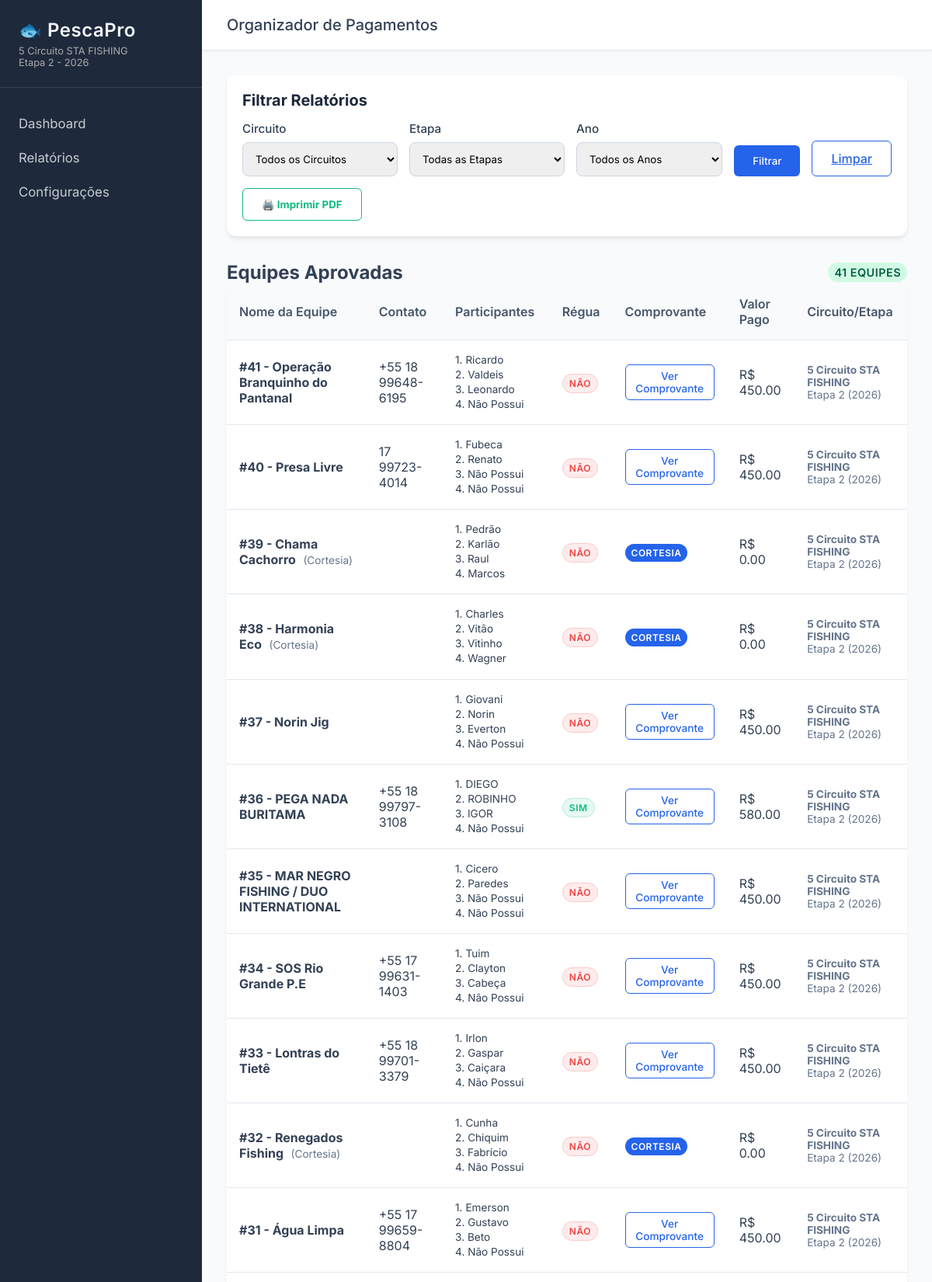
The app's page /results (upper part) with its own data.
### tables this page shows
CREATE TABLE settings (
            id INTEGER PRIMARY KEY CHECK (id = 1),
            circuit_name TEXT,
            stage_name TEXT
        , year TEXT DEFAULT '2026');

CREATE TABLE teams (
            id INTEGER PRIMARY KEY AUTOINCREMENT,
            name TEXT NOT NULL,
            contact TEXT,
            has_ruler BOOLEAN DEFAULT 0,
            payment_status TEXT DEFAULT 'Pendente',
            receipt_filename TEXT NOT NULL,
            created_at TIMESTAMP DEFAULT CURRENT_TIMESTAMP
        , participant1 TEXT, participant2 TEXT, participant3 TEXT, participant4 TEXT, circuit_name TEXT, stage_name TEXT, year TEXT, is_courtesy BOOLEAN DEFAULT 0, payment_amount REAL DEFAULT 0.0);

### app.py (the view)
@app.route('/results', methods=['GET'])
def results():
    conn = get_db()
    circuits = conn.execute('SELECT DISTINCT circuit_name FROM teams WHERE circuit_name IS NOT NULL').fetchall()
    stages = conn.execute('SELECT DISTINCT stage_name FROM teams WHERE stage_name IS NOT NULL').fetchall()
    years = conn.execute('SELECT DISTINCT year FROM teams WHERE year IS NOT NULL').fetchall()
    selected_circuit = request.args.get('circuit_name', '')
    selected_stage = request.args.get('stage_name', '')
    selected_year = request.args.get('year', '')
    query = "SELECT * FROM teams WHERE payment_status = 'Aprovado'"
    params = []
    if selected_circuit:
        query += " AND circuit_name = ?"
        params.append(selected_circuit)
    if selected_stage:
        query += " AND stage_name = ?"
        params.append(selected_stage)
    if selected_year:
        query += " AND year = ?"
        params.append(selected_year)
    query += " ORDER BY id DESC"
    teams = conn.execute(query, params).fetchall()
    conn.close()
    total_collected = sum([t['payment_amount'] or 0.0 for t in teams if not t['is_courtesy']])
    return render_template('results.html',
                           teams=teams,
                           total_collected=total_collected,
                           circuits=[c['circuit_name'] for c in circuits],
                           stages=[s['stage_name'] for s in stages],
                           years=[y['year'] for y in years],
                           selected_circuit=selected_circuit,
                           selected_stage=selected_stage,
                           selected_year=selected_year)

### app.py (called while the page is built)
@app.context_processor
def inject_settings():
    try:
        conn = get_db()
        settings = conn.execute('SELECT * FROM settings WHERE id = 1').fetchone()
        conn.close()
        return dict(app_settings=settings)
    except:
        return dict()

### database.py (called while the page is built)
def get_db():
    conn = sqlite3.connect(DB_NAME)
    conn.row_factory = sqlite3.Row
    return conn

### templates/results.html (shortened to what this page needs)
{% extends "base.html" %}
{% block content %}
<div class="results-container">
    <div class="filter-section" style="background: white; padding: 20px; border-radius: 12px; margin-bottom: 2rem; box-shadow: 0 4px 6px -1px rgb(0 0 0 / 0.1);">
        <h2 style="margin-bottom: 15px; color: #1e293b; font-size: 1.25rem;">Filtrar Relatórios</h2>
        <form method="GET" action="{{ url_for('results') }}" class="modern-form" style="display: flex; gap: 15px; flex-wrap: wrap; align-items: flex-end;">
            <div class="form-group" style="flex: 1; min-width: 200px; margin-bottom: 0;">
                <label for="circuit_name">Circuito</label>
                <select name="circuit_name" id="circuit_name" class="status-select" style="width: 100%; border: 1px solid #cbd5e1; padding: 0.75rem; border-radius: 8px;">
                    <option value="">Todos os Circuitos</option>
                </select>
            </div>
            <div class="form-group" style="flex: 1; min-width: 200px; margin-bottom: 0;">
                <label for="stage_name">Etapa</label>
                <select name="stage_name" id="stage_name" class="status-select" style="width: 100%; border: 1px solid #cbd5e1; padding: 0.75rem; border-radius: 8px;">
                    <option value="">Todas as Etapas</option>
                </select>
            </div>
            <div class="form-group" style="flex: 1; min-width: 150px; margin-bottom: 0;">
                <label for="year">Ano</label>
                <select name="year" id="year" class="status-select" style="width: 100%; border: 1px solid #cbd5e1; padding: 0.75rem; border-radius: 8px;">
                    <option value="">Todos os Anos</option>
                </select>
            </div>
            <div style="flex: 0 0 auto;">
                <button type="submit" class="btn btn-primary" style="padding: 0.75rem 1.5rem; height: 100%;">Filtrar</button>
            </div>
            <div style="flex: 0 0 auto;">
                <a href="{{ url_for('results') }}" class="btn btn-outline" style="padding: 0.75rem 1.5rem; height: 100%; display: inline-flex; align-items: center; justify-content: center; box-sizing: border-box;">Limpar</a>
            </div>
            <div style="flex: 0 0 auto;">
                <button type="button" onclick="window.print()" class="btn btn-outline" style="padding: 0.75rem 1.5rem; height: 100%; display: inline-flex; align-items: center; justify-content: center; box-sizing: border-box; border-color: #10b981; color: #10b981; font-weight: bold;">
                    🖨️ Imprimir PDF
                </button>
            </div>
        </form>
    </div>
    <div class="teams-section">
        <h2 style="display: flex; justify-content: space-between; align-items: center;">
            <span>Equipes Aprovadas
            </span>
            <span class="badge badge-success" style="font-size: 0.9rem;">{{ teams|length }} equipes</span>
        </h2>
        <div class="table-container">
            <table class="teams-table">
                <thead>
                    <tr>
                        <th>Nome da Equipe</th>
                        <th>Contato</th>
                        <th>Participantes</th>
                        <th>Régua</th>
                        <th class="no-print">Comprovante</th>
                        <th>Valor Pago</th>
                        <th>Circuito/Etapa</th>
                    </tr>
                </thead>
                <tbody>
                    {% for team in teams %}
                    <tr>
                        <td>
                            <strong>#{{ team.id }} - {{ team.name }}</strong>
                            {% if team.is_courtesy %}
                                <span style="font-size: 0.85rem; color: #64748b; margin-left: 5px; font-weight: normal;">(Cortesia)</span>
                            {% endif %}
                        </td>
                        <td>{{ team.contact }}</td>
                        <td style="font-size: 0.85rem; line-height: 1.4;">
                            1. {{ team.participant1 or '' }}<br>
                            2. {{ team.participant2 or '' }}<br>
                            3. {{ team.participant3 or '' }}<br>
                            4. {{ team.participant4 or '' }}
                        </td>
                        <td>
                            {% if team.has_ruler %}
                                <span class="badge badge-success" style="background: rgba(16, 185, 129, 0.1); color: #10b981; border: 1px solid rgba(16,185,129,0.2);">Sim</span>
                            {% else %}
                                <span class="badge badge-error" style="background: rgba(239, 68, 68, 0.1); color: #ef4444; border: 1px solid rgba(239,68,68,0.2);">Não</span>
                            {% endif %}
                        </td>
                        <td class="no-print">
                            {% if team.is_courtesy %}
                                <span class="badge" style="background-color: var(--primary); color: white;">Cortesia</span>
                            {% else %}
                                <button class="btn btn-sm btn-outline" onclick="openModal('{{ url_for('static', filename='uploads/' + team.receipt_filename) }}', 'Comprovante - {{ team.name }}')">
                                    Ver Comprovante
                                </button>
                            {% endif %}
                        </td>
                        <td>R$ {{ "%.2f"|format(team.payment_amount or 0.0) }}</td>
                        <td>
                            <div style="font-size: 0.85rem; color: #64748b;">
                                <strong>{{ team.circuit_name or 'N/A' }}</strong><br>
                                {{ team.stage_name or 'N/A' }} ({{ team.year or 'N/A' }})
                            </div>
                        </td>
                    </tr>
                    {% else %}
                    <tr>
                        <td colspan="7" class="text-center" style="padding: 2rem; color: #64748b;">Nenhuma equipe aprovada encontrada para este filtro.</td>
                    </tr>
                    {% endfor %}
                </tbody>
            </table>
        </div>
    </div>
                {% set total_teams = teams|length %}
                {% set total_rulers = teams | selectattr("has_ruler") | list | length %}
</div>
{% endblock %}

### templates/base.html (shortened to what this page needs)
<!DOCTYPE html>
<html lang="pt-BR">
<head>
    <link rel="stylesheet" href="{{ url_for('static', filename='css/style.css') }}">
</head>
<body>
    <div class="app-container">
        <aside class="sidebar">
            <div class="sidebar-header">
                <h2>🐟 PescaPro</h2>
                {% if app_settings %}
                <p style="font-size: 0.8rem; margin-top: 5px; color: #aaa;">
                    {{ app_settings.circuit_name }} <br>
                    {{ app_settings.stage_name }} - {{ app_settings.year }}
                </p>
                {% endif %}
            </div>
            <nav class="sidebar-nav">
                <a href="{{ url_for('dashboard') }}" class="nav-link">Dashboard</a>
                <a href="{{ url_for('results') }}" class="nav-link">Relatórios</a>
                <a href="{{ url_for('settings') }}" class="nav-link">Configurações</a>
            </nav>
        </aside>
        <main class="main-content">
            <header class="top-header">
                <h1>Organizador de Pagamentos</h1>
            </header>
            <div class="content-area">
                {% block content %}{% endblock %}
            </div>
        </main>
    </div>
</body>
</html>

### static/css/style.css (style rules this page uses)
:root { --primary: #2563eb; --primary-hover: #1d4ed8; --bg-color: #f8fafc; --sidebar-bg: #1e293b; --sidebar-text: #f1f5f9; --text-main: #334155; --card-bg: #ffffff; --border-color: #e2e8f0; --success: #10b981; --warning: #f59e0b; --error: #ef4444; }
* { margin: 0; padding: 0; box-sizing: border-box; font-family: 'Inter', sans-serif; }
body { background-color: var(--bg-color); color: var(--text-main); }
.app-container { display: flex; min-height: 100vh; }
.sidebar { width: 260px; background-color: var(--sidebar-bg); color: var(--sidebar-text); display: flex; flex-direction: column; }
.sidebar-header { padding: 24px; border-bottom: 1px solid rgba(255,255,255,0.1); }
.sidebar-header h2 { font-size: 1.5rem; font-weight: 600; letter-spacing: 0.5px; }
.sidebar-nav { display: flex; flex-direction: column; padding: 24px 0; }
.nav-link { color: var(--sidebar-text); text-decoration: none; padding: 12px 24px; font-size: 1.05rem; transition: all 0.3s ease; opacity: 0.8; }
.main-content { flex: 1; display: flex; flex-direction: column; overflow-x: hidden; }
.top-header { background-color: var(--card-bg); padding: 20px 32px; box-shadow: 0 1px 3px rgba(0,0,0,0.05); border-bottom: 1px solid var(--border-color); }
.top-header h1 { font-size: 1.25rem; font-weight: 500; }
.content-area { padding: 32px; flex: 1; }
.modern-form .form-group { margin-bottom: 20px; }
.modern-form label { display: block; margin-bottom: 8px; font-weight: 500; font-size: 0.95rem; }
.table-container { background: var(--card-bg); border-radius: 12px; box-shadow: 0 4px 6px -1px rgba(0,0,0,0.05); overflow: auto; }
.teams-table { width: 100%; border-collapse: collapse; }
.teams-table th, .teams-table td { padding: 16px; text-align: left; border-bottom: 1px solid var(--border-color); }
.teams-table th { background-color: #f8fafc; font-weight: 600; color: #475569; }
.btn { display: inline-block; cursor: pointer; border: none; border-radius: 6px; font-weight: 500; transition: all 0.2s ease; }
.btn-primary { background-color: var(--primary); color: white; padding: 8px 16px; }
.btn-outline { background-color: transparent; border: 1px solid var(--primary); color: var(--primary); padding: 6px 12px; }
.btn-sm { font-size: 0.85rem; padding: 6px 12px; }
.badge { padding: 4px 8px; border-radius: 9999px; font-size: 0.75rem; font-weight: 600; text-transform: uppercase; letter-spacing: 0.5px; }
.badge-success { background-color: #d1fae5; color: #065f46; }
.badge-error { background-color: #fee2e2; color: #991b1b; }
.status-select { padding: 6px; border-radius: 4px; border: 1px solid var(--border-color); }

### records on screen
settings: circuit_name "5 Circuito STA FISHING", stage_name "Etapa 2", year "2026"
teams: id "41", name "Operação Branquinho do Pantanal", contact "+55 18 99648-6195", participant1 "Ricardo", participant2 "Valdeis", participant3 "Leonardo", participant4 "Não Possui", has_ruler "NÃO", payment_amount "450.00", circuit_name "5 Circuito STA FISHING", stage_name "Etapa 2", year "2026"
teams: id "40", name "Presa Livre", contact "17 99723-4014", participant1 "Fubeca", participant2 "Renato", participant3 "Não Possui", participant4 "Não Possui", has_ruler "NÃO", payment_amount "450.00", circuit_name "5 Circuito STA FISHING", stage_name "Etapa 2", year "2026"
teams: id "39", name "Chama Cachorro", is_courtesy "(Cortesia)", participant1 "Pedrão", participant2 "Karlão", participant3 "Raul", participant4 "Marcos", has_ruler "NÃO", payment_amount "0.00", circuit_name "5 Circuito STA FISHING", stage_name "Etapa 2", year "2026"
teams: id "38", name "Harmonia Eco", is_courtesy "(Cortesia)", participant1 "Charles", participant2 "Vitão", participant3 "Vitinho", participant4 "Wagner", has_ruler "NÃO", payment_amount "0.00", circuit_name "5 Circuito STA FISHING", stage_name "Etapa 2", year "2026"
teams: id "37", name "Norin Jig", participant1 "Giovani", participant2 "Norin", participant3 "Everton", participant4 "Não Possui", has_ruler "NÃO", payment_amount "450.00", circuit_name "5 Circuito STA FISHING", stage_name "Etapa 2", year "2026"
teams: id "36", name "PEGA NADA BURITAMA", contact "+55 18 99797-3108", participant1 "DIEGO", participant2 "ROBINHO", participant3 "IGOR", participant4 "Não Possui", has_ruler "SIM", payment_amount "580.00", circuit_name "5 Circuito STA FISHING", stage_name "Etapa 2", year "2026"
teams: id "35", name "MAR NEGRO FISHING / DUO INTERNATIONAL", participant1 "Cicero", participant2 "Paredes", participant3 "Não Possui", participant4 "Não Possui", has_ruler "NÃO", payment_amount "450.00", circuit_name "5 Circuito STA FISHING", stage_name "Etapa 2", year "2026"
teams: id "34", name "SOS Rio Grande P.E", contact "+55 17 99631-1403", participant1 "Tuim", participant2 "Clayton", participant3 "Cabeça", participant4 "Não Possui", has_ruler "NÃO", payment_amount "450.00", circuit_name "5 Circuito STA FISHING", stage_name "Etapa 2", year "2026"
teams: id "33", name "Lontras do Tietê", contact "+55 18 99701-3379", participant1 "Irlon", participant2 "Gaspar", participant3 "Caiçara", participant4 "Não Possui", has_ruler "NÃO", payment_amount "450.00", circuit_name "5 Circuito STA FISHING", stage_name "Etapa 2", year "2026"
teams: id "32", name "Renegados Fishing", is_courtesy "(Cortesia)", participant1 "Cunha", participant2 "Chiquim", participant3 "Fabrício", participant4 "Não Possui", has_ruler "NÃO", payment_amount "0.00", circuit_name "5 Circuito STA FISHING", stage_name "Etapa 2", year "2026"
teams: id "31", name "Água Limpa", contact "+55 17 99659-8804", participant1 "Emerson", participant2 "Gustavo", participant3 "Beto", participant4 "Não Possui", has_ruler "NÃO", payment_amount "450.00", circuit_name "5 Circuito STA FISHING", stage_name "Etapa 2", year "2026"

### other values on screen
{{ teams|length }} "41"
